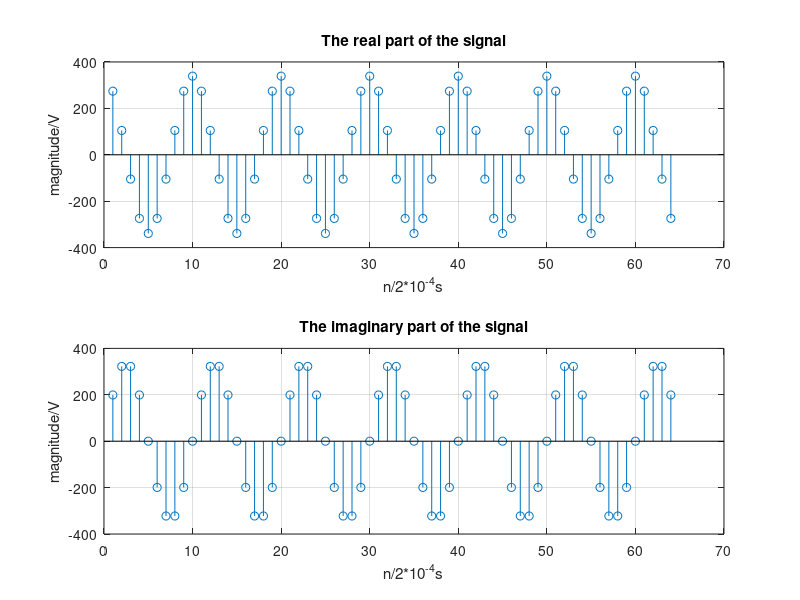
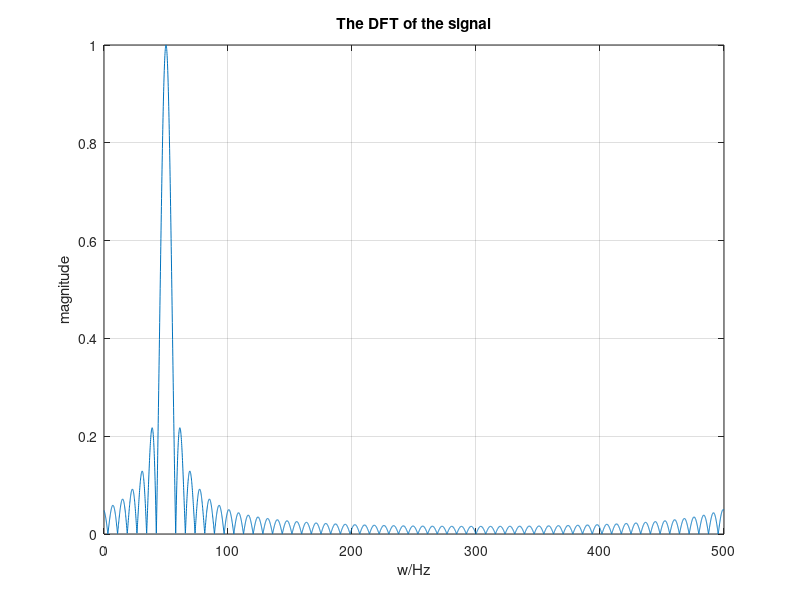
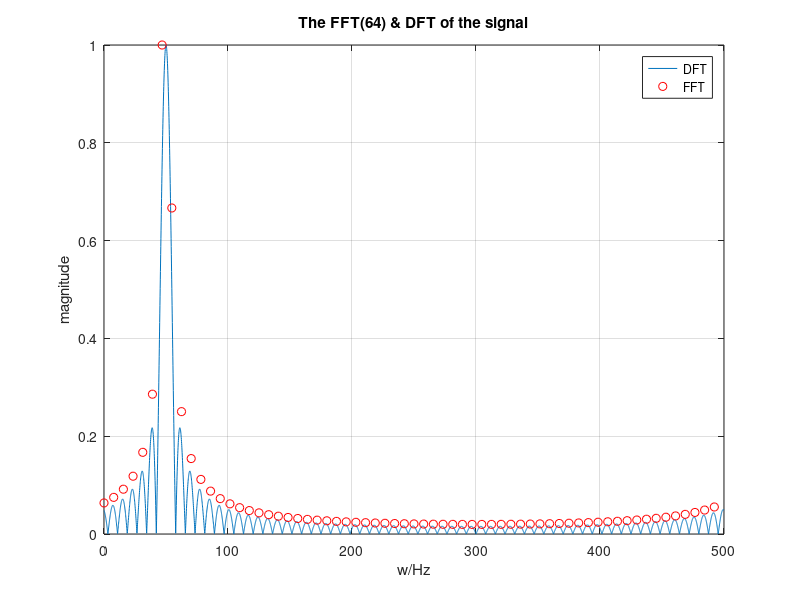
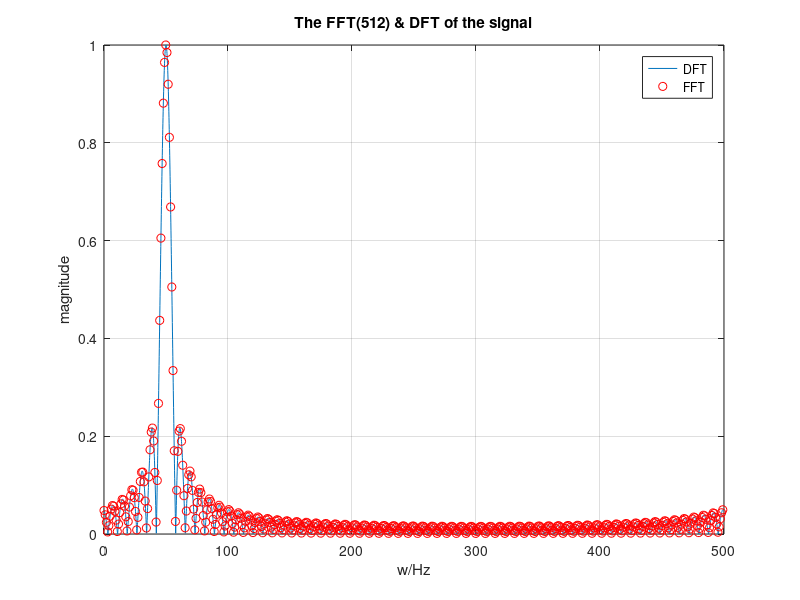

MATLAB code to generate these figures, in order:
clc;
clear;
%% -----------Q(a)------------
% A = 339V; f = 50Hz; fs = 500Hz
% x(t) = 339*exp(j*100*pi*t)
% FT:x(w) = 339*2*pi*delta(w-100*pi) = 678*pi*delta(w-100*pi)
% x(n) = 339*exp(j*2*pi*1/10*n) = 339*exp(j*pi/5*n)
%DTFT:x(w) = 678*pi*delta(w-pi/5)

%% -----------Q(b)------------
n = 1:64;
x = 339*exp(1i*2*pi/10*n);
x_r = 339*cos(pi/5*n);
x_i = 339*sin(pi/5*n);
figure(1);
subplot(2,1,1);
stem(n,x_r);
title('The real part of the signal');
xlabel('n/2*10^{-4}s');
ylabel('magnitude/V');
grid on;
subplot(2,1,2);
stem(n,x_i);
title('The imaginary part of the signal');
xlabel('n/2*10^{-4}s');
ylabel('magnitude/V');
grid on;

%% -----------Q(c)------------
k = 0:0.1:500-0.1;
X = zeros(1,length(k));
for count1 = 1:length(k)
    for count2 = 1:length(n)
        X(count1) = X(count1)+x(count2)*exp(-1*1i*2*pi*(count2-1)*k(count1)*10/length(k));
    end
end
figure(2);
plot(k,abs(X)/max(abs(X)));
title('The DFT of the signal');
xlabel('w/Hz');
ylabel('magnitude');
grid on;
% We can easily find when the w = 50Hz,DFT has the max coefficient.

%% ------------Q(d)-------------
X_m = fft(x,64);
k_2 = 0:500/64:500-1/64;
figure(3);
plot(k,abs(X)/max(abs(X)),k_2,abs(X_m)/max(abs(X_m)),'or');
title('The FFT(64) & DFT of the signal');
xlabel('w/Hz');
ylabel('magnitude');
legend('DFT','FFT');
grid on;
% From the plot, we can find there exists an error between the frequenct of
% the maximum value of FFT and 50, whitch is 50-46.88=3.12Hz.

%% ------------Q(e)-------------
X_m_2 = fft(x,512);
figure(4);
k_2=0:500/512:500-1/512;
plot(k,abs(X)/max(abs(X)),k_2,abs(X_m_2)/max(abs(X_m_2)),'or');
title('The FFT(512) & DFT of the signal');
xlabel('w/Hz');
ylabel('magnitude');
legend('DFT','FFT');
grid on;
%There still exists an error but it is smaller now. The error at this point
%is 50-49.8=0.2Hz, whitch means that when the L gets bigger, the frequency
%is more accurate.

%% ------------Q(f)-------------
fre = zeros(16,1);
ma = zeros(16,1);
count_3 = 0;
for L = 64:64:1024
    count_3 = count_3+1;
    X_m_3 = fft(x,L);
    [ma(count_3),fre(count_3)] = max(abs(X_m_3));
    fre(count_3) = (fre(count_3)-1)*500/L;
end
error = abs(fre-50);
L_p = 64:64:1024;
figure(5);
plot(L_p,error);
title('The frequency error');
xlabel('L');
ylabel('frequency/Hz');
grid on;
% Easy to find the bigger L is, the smaller error is.

%% ----------------Q(g)-------------
count_5 = 0;
figure(6);
for L = [64 128 256 512]
    count_5 = count_5+1;
    count_6 = 0;
    for SNR = -15:45
        count_6 = count_6+1;
        row(count_6) = SNR;
        sigma = sqrt(339^2/(10^(SNR/10)));
        sum = 0;
        for count_7 = 1:200
            x_n = x+sigma/sqrt(2)*(randn(1,64)+1i*randn(1,64));
            X_m_4 = fft(x_n,L);
            [ma_2(count_7),fre_2(count_7)] = max(abs(X_m_4));
            fre_2(count_7) = (fre_2(count_7)-1)*500/L;
            sum = sum+(fre_2(count_7)-50)^2;
        end
        MSE(count_6) = sum/200;
    end
    subplot(2,2,count_5);
    plot(row,10*log10(MSE));%use dB to see the difference more clearly
    xlabel('SNR/dB');
    ylabel('MSE/dB');
    title(['L is ',num2str(L)]);
    grid on;
end
% Noise will have a bad influence on the frequency estimation. Espacially
% when the space number L is small. Respactively, when the L is big enough,
% the noise will have much smaller influence on the estimation.













